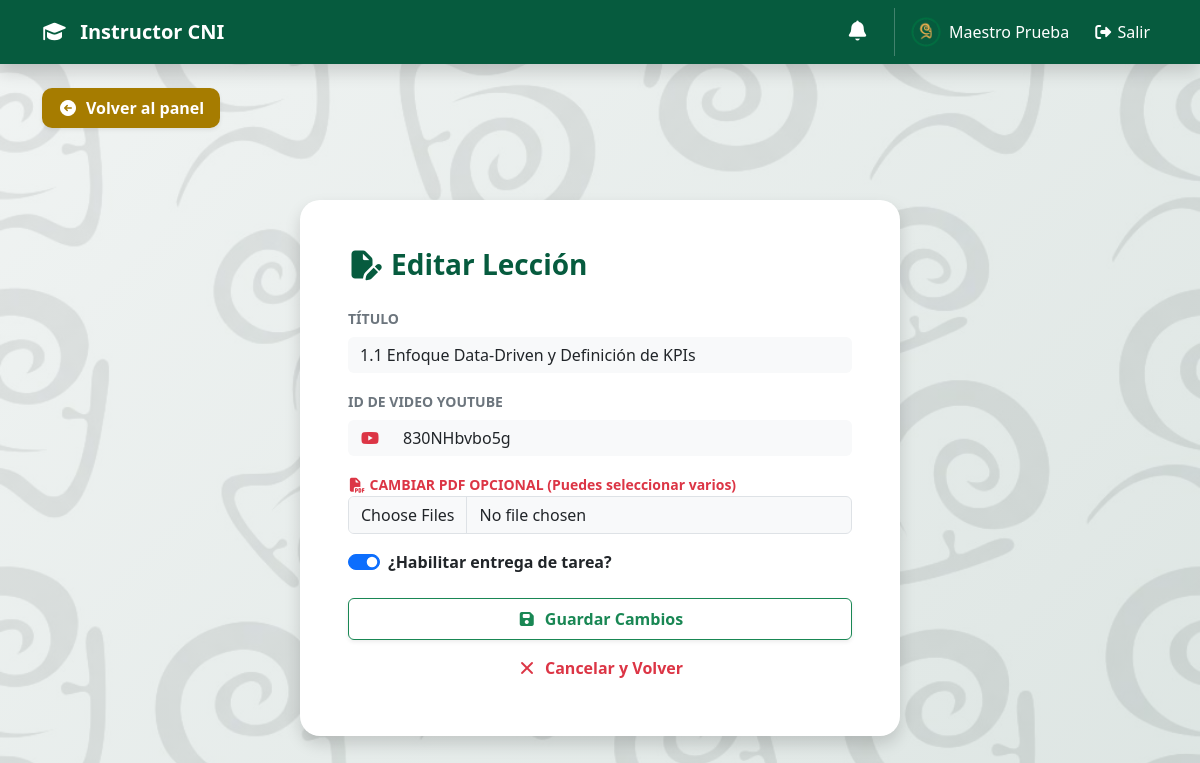
The app's page /Client/Editar_Leccion.php?id=1 (signed in) with its own data.
### tables this page shows
CREATE TABLE `lecciones` (
  `id` int(11) NOT NULL,
  `curso_id` int(11) DEFAULT NULL,
  `titulo` varchar(150) NOT NULL,
  `contenido_url` varchar(255) DEFAULT NULL,
  `pdf_ruta` varchar(255) DEFAULT NULL,
  `tiene_tarea` tinyint(1) DEFAULT 0
);

### Client/Editar_Leccion.php (the view, shortened to what this page needs)
<?php
include 'Includes/header.php';
$conexion = ConexionDB::obtenerConexion();
$id_leccion = mysqli_real_escape_string($conexion, $_GET['id']);
$res = mysqli_query($conexion, "SELECT * FROM lecciones WHERE id = $id_leccion");
$lec = mysqli_fetch_assoc($res);
?>
<div class="container mt-4">
    <a href="nueva_leccion.php?curso_id=<?php echo $lec['curso_id']; ?>" class="btn btn-uabc-gold px-3 py-2 mb-4 shadow-sm">
        <i class="fa-solid fa-circle-arrow-left me-2"></i>Volver al panel
    </a>
</div>
<div class="container mt-5">
    <div class="card shadow border-0 mx-auto" style="max-width: 600px; border-radius: 20px;">
        <div class="card-body p-5">
            <h3 class="fw-bold mb-4" style="color: #065b3e;">
                <i class="fa-solid fa-file-pen me-2"></i>Editar Lección
            </h3>
            <form action="Includes/Leccion.php" method="POST" enctype="multipart/form-data"> <input type="hidden" name="id" value="<?php echo $lec['id']; ?>">
                <div class="mb-3">
                    <label class="form-label fw-bold text-secondary small">TÍTULO</label>
                    <input type="text" name="titulo" class="form-control bg-light border-0" value="<?php echo $lec['titulo']; ?>" required>
                </div>
                <div class="mb-3">
                    <label class="form-label fw-bold text-secondary small">ID DE VIDEO YOUTUBE</label>
                    <div class="input-group">
                        <span class="input-group-text bg-light border-0"><i class="fa-brands fa-youtube text-danger"></i></span>
                        <input type="text" name="url" class="form-control bg-light border-0" value="<?php echo $lec['contenido_url']; ?>" required>
                    </div>
                </div>
                <div class="mb-3">
                    <label class="small fw-bold text-danger">
                        <i class="fa-solid fa-file-pdf me-1"></i>CAMBIAR PDF OPCIONAL (Puedes seleccionar varios)
                    </label>
                    <input type="file" name="pdf_files[]" class="form-control bg-light" accept=".pdf" multiple>
                </div>
                <div class="form-check form-switch mb-4">
                    <input class="form-check-input" type="checkbox" name="tiene_tarea" id="checkTarea" <?php echo ($lec['tiene_tarea'] == 1) ? 'checked' : ''; ?>>
                    <label class="form-check-label fw-bold" for="checkTarea">¿Habilitar entrega de tarea?</label>
                </div>
                <div class="d-grid gap-2">
                    <button type="submit" class="btn btn-outline-success py-2 fw-bold shadow-sm">
                        <i class="fa-solid fa-floppy-disk me-2"></i>Guardar Cambios
                    </button>
                    <a href="nueva_leccion.php?curso_id=<?php echo $lec['curso_id']; ?>" class="btn btn-outline-danger py-2 fw-bold border-0">
                        <i class="fa-solid fa-xmark me-2"></i>Cancelar y Volver
                    </a>
                </div>
            </form>
        </div>
    </div>
</div>
<?php include 'Includes/Footer.php'; ?>

### Client/Includes/Header.php (style rules this page uses)
body { background: linear-gradient(135deg, rgba(240, 244, 243, 0.8) 0%, rgba(216, 226, 223, 0.8) 100%), url("../Assets/Img/FondoCimarron.jpg"); background-size: cover; background-position: center; background-repeat: repeat; background-attachment: fixed; min-height: 100vh; }
.btn-uabc-gold { background-color: #a67c00; color: white; border-radius: 10px; font-weight: bold; transition: all 0.3s; border: none; }

### records on screen
lecciones: titulo "1.1 Enfoque Data-Driven y Definición de KPIs", url "830NHbvbo5g", tiene_tarea "☑"

### other values on screen
$_SESSION['nombre'] "Maestro Prueba"
